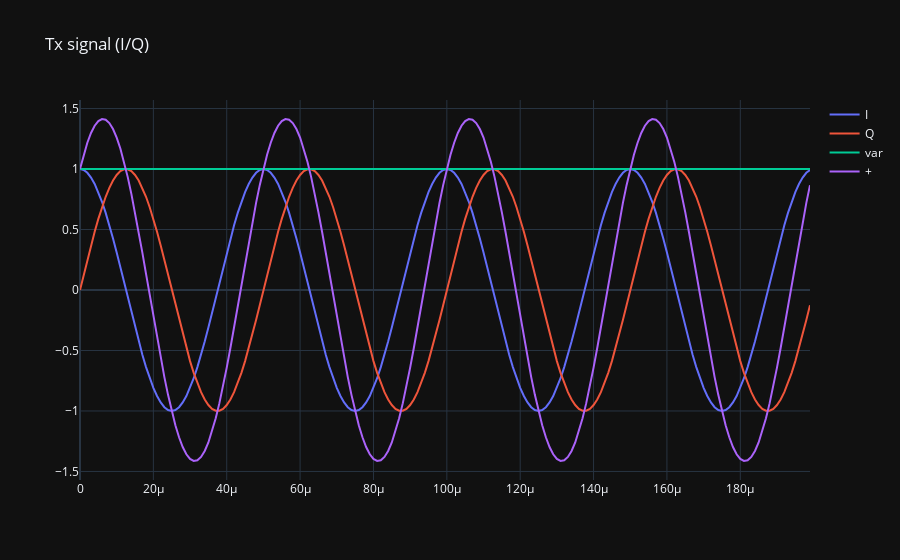

Source (notebook cell):
### Markdown cell above
## Create base signal tx_signal with f = 20kHz
$ tx\_signal = {e^{j2\pi ft}} = cos(2\pi ft) + j \ sin(2\pi ft) $ 

with
$ \phi = 0 $

### Code cell
sample_rate = 1e6
N = 10000 # number of samples to simulate

# Create a tone to act as the transmitter signal
t = np.arange(N)/sample_rate # time vector
f_tone = 0.02e6
tx_signal = beamforming.create_IQ_signal(f_tone, t)

if use_matplotlib:
    plt.style.use('dark_background')
    plt.plot(t[0:200], np.real(tx_signal[0:200]), 'b', label="I")
    plt.plot(t[0:200], np.imag(tx_signal[0:200]), 'r', label="Q")
    plt.legend()
    plt.show()
else:
    fig = go.Figure()
    fig.add_trace(go.Scatter(x=t[0:200], y=np.real(tx_signal[0:200]), mode='lines', name='I'))
    fig.add_trace(go.Scatter(x=t[0:200], y=np.imag(tx_signal[0:200]), mode='lines', name='Q'))
    fig.add_trace(go.Scatter(x=t[0:200], y=np.angle(tx_signal[0:200]), mode='lines', name='var'))
    fig.add_trace(go.Scatter(x=t[0:200], y=np.imag(tx_signal[0:200])+np.real(tx_signal[0:200]), mode='lines', name='+'))
    fig.update_layout(template="plotly_dark", title_text="Tx signal (I/Q)")
    fig.show()

### Figure 1 — Plotly figure (JSON) as saved in the notebook; plotly's stock layout.template omitted (floating-point values rounded to 4 significant figures; data arrays with more than 128 entries replaced by an {"elided": "..."} marker saying what was removed)
{"data": [{"mode": "lines", "name": "I", "type": "scatter", "x": {"elided": "200 float values"}, "y": {"elided": "200 float values"}}, {"mode": "lines", "name": "Q", "type": "scatter", "x": {"elided": "200 float values"}, "y": {"elided": "200 float values"}}, {"mode": "lines", "name": "var", "type": "scatter", "x": {"elided": "200 float values"}, "y": {"elided": "200 float values"}}, {"mode": "lines", "name": "+", "type": "scatter", "x": {"elided": "200 float values"}, "y": {"elided": "200 float values"}}], "layout": {"title": {"text": "Tx signal (I/Q)"}}}
